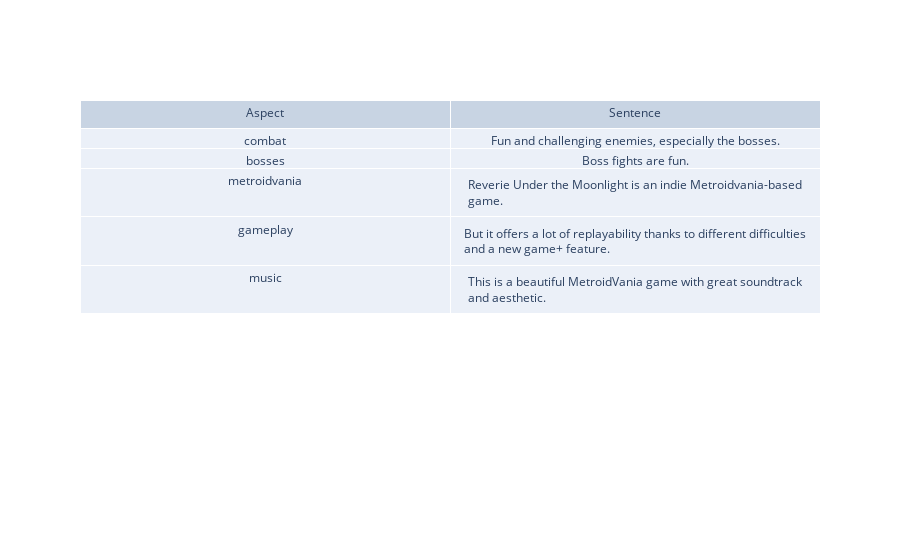

The cell this chart's notebook holds for it:
### Code cell
fig = go.Figure(data=[go.Table(header=dict(values=['Aspect', 'Sentence']),
                 cells=dict(values=[cluster_name_vals, sent_vals]))
                     ])
fig.show()

### Figure 1 — Plotly figure (JSON) as saved in the notebook; plotly's stock layout.template omitted (floating-point values rounded to 4 significant figures)
{"data": [{"cells": {"values": [["combat", "bosses", "metroidvania", "gameplay", "music"], ["Fun and challenging enemies, especially the bosses.", "Boss fights are fun.", "Reverie Under the Moonlight is an indie Metroidvania-based game.", "But it offers a lot of replayability thanks to different difficulties and a new game+ feature.", "This is a beautiful MetroidVania game with great soundtrack and aesthetic."]]}, "header": {"values": ["Aspect", "Sentence"]}, "type": "table"}], "layout": {}}
